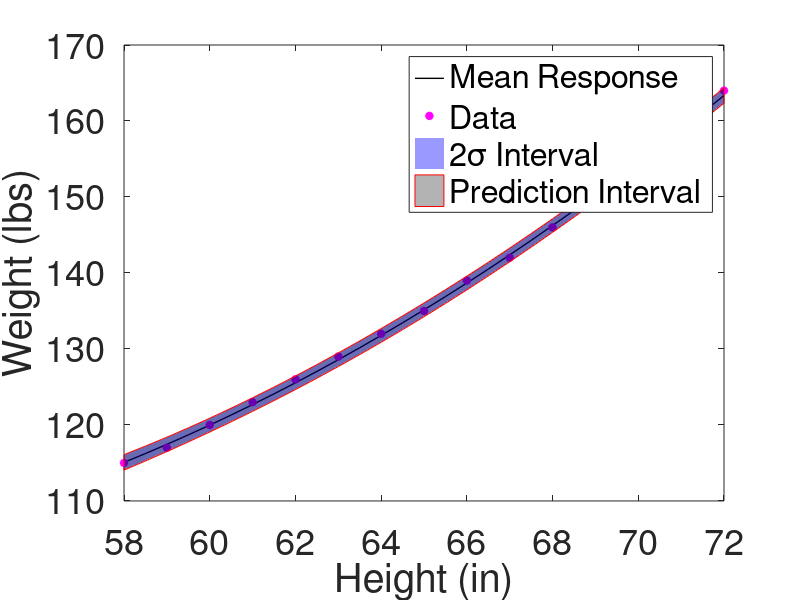
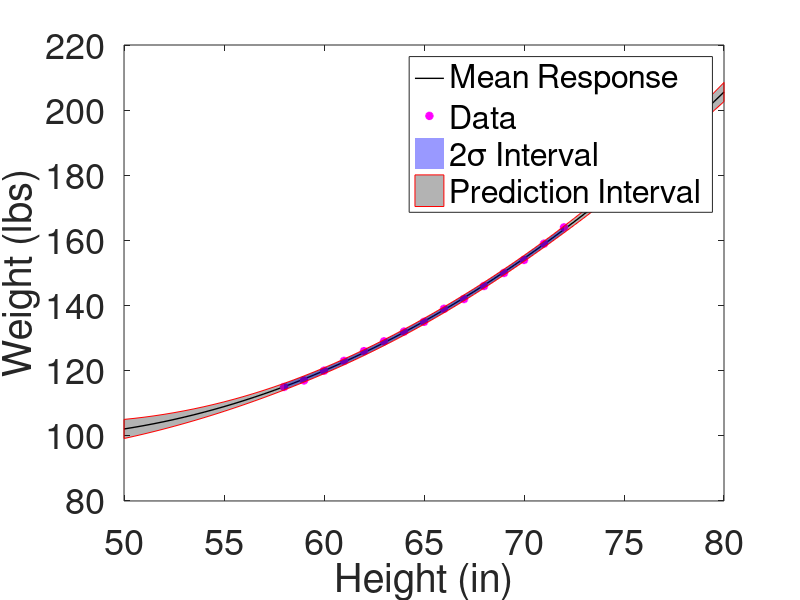

These figures' MATLAB source, in order:
clear
close all
x_data = (58:72)'; % given heights
n = length(x_data); % number of the data points
p = 3; % we have three parameters
Y_data = [115  117 120 123 126 129 132 135 139 142 146  150  154 159 164]'; % given weights
theta = [261.88 -88.18 11.96]'; % given parameter value

X = [ones(n,1) x_data/12 (x_data/12).^2]; % design matrix

sigma2 = 0.1491; % used result from  Example 11.7
sigma = sqrt(sigma2);

V_sigma = sigma2* eye(n);
V = (sigma2*eye(p))/(X'*X); % sigma^2*inv(X'*X)

mean = X*theta;
covY = X*V*X' + V_sigma;
sd_bd = 2*sqrt(diag(covY));

x_test = (58:.5:72)';
Y_test = theta(1)+ theta(2)*(x_test/12) + theta(3)*(x_test/12).^2 ;
N = length(x_test);
X_test = [ones(N,1) x_test/12  x_test.^2/144];

alpha = 0.05;
tcrit2 = tinv(1-alpha/2,n-p);
int_upper = zeros(N,1); int_lower = zeros(N,1);
for j=1:N
    int_upper(j) = Y_test(j) + tcrit2*sigma*sqrt(1 + X_test(j,:)*inv(X'*X)*(X_test(j,:)'));
    int_lower(j) = Y_test(j) - tcrit2*sigma*sqrt(1 + X_test(j,:)*inv(X'*X)*(X_test(j,:)'));
end

x_plot_data =[x_data', fliplr(x_data')];
x_plot_test =[x_test', fliplr(x_test')];
conf_int=[(mean-sd_bd)', flipud(mean+sd_bd)'];
pred_int=[(int_lower)', flipud(int_upper)'];

figure(1)
plot(x_test,Y_test,'-k','linewidth',1)
hold on
plot(x_data,Y_data,'*m','linewidth',2)
fill(x_plot_data, conf_int, 1,'facecolor', 'blue', 'edgecolor', 'none', 'facealpha', 0.4);
fill(x_plot_test, pred_int, 1,'facecolor', 'black', 'edgecolor', 'red', 'facealpha', 0.3);
hold off
set(gca,'FontSize',26)
legend('Mean Response','Data','2\sigma Interval','Prediction Interval','Location','NorthEast')
xlabel('Height (in)')
ylabel('Weight (lbs)')

x_test = (50:.5:80)';
Y_test = theta(1)+ theta(2)*(x_test/12) + theta(3)*(x_test/12).^2 ;
N = length(x_test);
X_test = [ones(N,1) x_test/12  x_test.^2/144];

alpha = 0.05;
tcrit2 = tinv(1-alpha/2,n-p);
int_upper = zeros(N,1); int_lower = zeros(N,1);
for j=1:N
    int_upper(j) = Y_test(j) + tcrit2*sigma*sqrt(1 + X_test(j,:)*inv(X'*X)*(X_test(j,:)'));
    int_lower(j) = Y_test(j) - tcrit2*sigma*sqrt(1 + X_test(j,:)*inv(X'*X)*(X_test(j,:)'));
end

x_plot_data =[x_data', fliplr(x_data')];
x_plot_test =[x_test', fliplr(x_test')];
conf_int=[(mean-sd_bd)', flipud(mean+sd_bd)'];
pred_int=[(int_lower)', flipud(int_upper)'];

figure(2)
plot(x_test,Y_test,'-k','linewidth',1)
hold on
plot(x_data,Y_data,'*m','linewidth',2)
fill(x_plot_data, conf_int, 1,'facecolor', 'blue', 'edgecolor', 'none', 'facealpha', 0.4);
fill(x_plot_test, pred_int, 1,'facecolor', 'black', 'edgecolor', 'red', 'facealpha', 0.3);
hold off
set(gca,'FontSize',26)
legend('Mean Response','Data','2\sigma Interval','Prediction Interval','Location','NorthEast')
xlabel('Height (in)')
ylabel('Weight (lbs)')